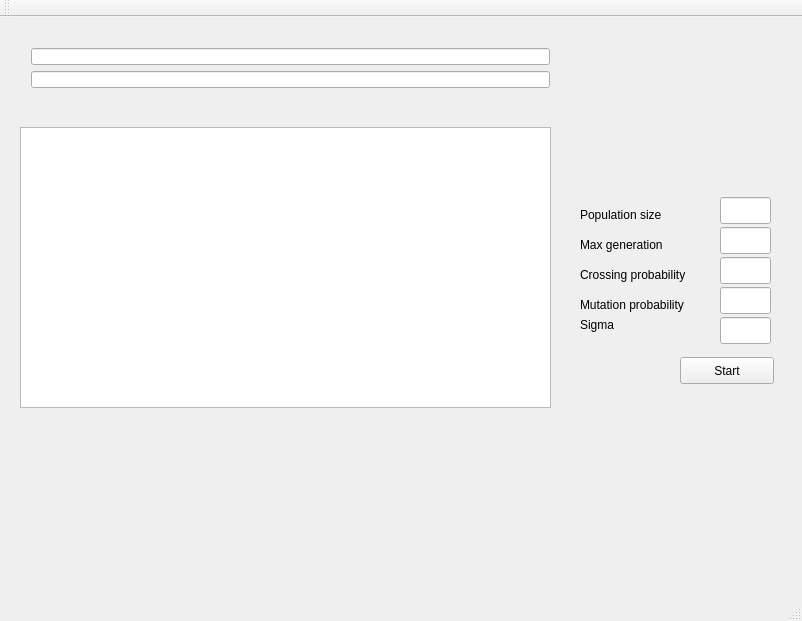
<?xml version="1.0" encoding="UTF-8"?>
<ui version="4.0">
 <class>MainWindow</class>
 <widget class="QMainWindow" name="MainWindow">
  <property name="geometry">
   <rect>
    <x>0</x>
    <y>0</y>
    <width>802</width>
    <height>621</height>
   </rect>
  </property>
  <property name="windowTitle">
   <string>MainWindow</string>
  </property>
  <widget class="QWidget" name="centralWidget">
   <widget class="QPushButton" name="startButton">
    <property name="geometry">
     <rect>
      <x>680</x>
      <y>340</y>
      <width>94</width>
      <height>27</height>
     </rect>
    </property>
    <property name="text">
     <string>Start</string>
    </property>
   </widget>
   <widget class="QLabel" name="label">
    <property name="geometry">
     <rect>
      <x>580</x>
      <y>190</y>
      <width>111</width>
      <height>16</height>
     </rect>
    </property>
    <property name="text">
     <string>Population size</string>
    </property>
   </widget>
   <widget class="QLabel" name="label_2">
    <property name="geometry">
     <rect>
      <x>580</x>
      <y>220</y>
      <width>111</width>
      <height>16</height>
     </rect>
    </property>
    <property name="text">
     <string>Max generation</string>
    </property>
   </widget>
   <widget class="QLabel" name="label_3">
    <property name="geometry">
     <rect>
      <x>580</x>
      <y>250</y>
      <width>131</width>
      <height>16</height>
     </rect>
    </property>
    <property name="text">
     <string>Crossing probability</string>
    </property>
   </widget>
   <widget class="QLabel" name="label_4">
    <property name="geometry">
     <rect>
      <x>580</x>
      <y>280</y>
      <width>141</width>
      <height>16</height>
     </rect>
    </property>
    <property name="text">
     <string>Mutation probability</string>
    </property>
   </widget>
   <widget class="QLineEdit" name="populationSize">
    <property name="geometry">
     <rect>
      <x>720</x>
      <y>180</y>
      <width>51</width>
      <height>27</height>
     </rect>
    </property>
   </widget>
   <widget class="QLineEdit" name="maxGenertation">
    <property name="geometry">
     <rect>
      <x>720</x>
      <y>210</y>
      <width>51</width>
      <height>27</height>
     </rect>
    </property>
   </widget>
   <widget class="QLineEdit" name="crossingProbability">
    <property name="geometry">
     <rect>
      <x>720</x>
      <y>240</y>
      <width>51</width>
      <height>27</height>
     </rect>
    </property>
   </widget>
   <widget class="QLineEdit" name="mutationProbability">
    <property name="geometry">
     <rect>
      <x>720</x>
      <y>270</y>
      <width>51</width>
      <height>27</height>
     </rect>
    </property>
   </widget>
   <widget class="QTableWidget" name="tableWidget">
    <property name="geometry">
     <rect>
      <x>20</x>
      <y>110</y>
      <width>531</width>
      <height>281</height>
     </rect>
    </property>
   </widget>
   <widget class="QWidget" name="layoutWidget">
    <property name="geometry">
     <rect>
      <x>20</x>
      <y>20</y>
      <width>541</width>
      <height>62</height>
     </rect>
    </property>
    <layout class="QGridLayout" name="gridLayout">
     <item row="1" column="0">
      <widget class="QLineEdit" name="function2"/>
     </item>
     <item row="0" column="0">
      <widget class="QLineEdit" name="function1"/>
     </item>
    </layout>
   </widget>
   <widget class="QLineEdit" name="sigma">
    <property name="geometry">
     <rect>
      <x>720</x>
      <y>300</y>
      <width>51</width>
      <height>27</height>
     </rect>
    </property>
   </widget>
   <widget class="QLabel" name="label_5">
    <property name="geometry">
     <rect>
      <x>580</x>
      <y>300</y>
      <width>141</width>
      <height>16</height>
     </rect>
    </property>
    <property name="text">
     <string>Sigma</string>
    </property>
   </widget>
  </widget>
  <widget class="QMenuBar" name="menuBar">
   <property name="geometry">
    <rect>
     <x>0</x>
     <y>0</y>
     <width>802</width>
     <height>21</height>
    </rect>
   </property>
  </widget>
  <widget class="QToolBar" name="mainToolBar">
   <attribute name="toolBarArea">
    <enum>TopToolBarArea</enum>
   </attribute>
   <attribute name="toolBarBreak">
    <bool>false</bool>
   </attribute>
  </widget>
  <widget class="QStatusBar" name="statusBar"/>
 </widget>
 <layoutdefault spacing="6" margin="11"/>
 <resources/>
 <connections/>
</ui>
